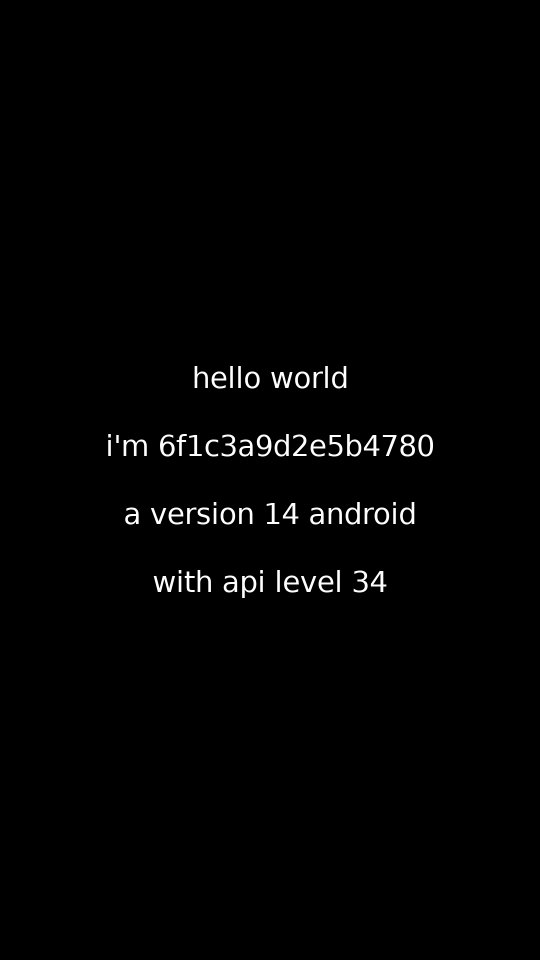
#> input picture miniandroid/run/s18_hello_run3/screenshot.png, 1080 x 1920 px, given in place of frame_1080x1920.png, which was not available (shown at 1/2 size)
$ python build_apps_ledger.py
#> lines starting #> are read from the running program, lines starting #| are printed output that depends on the picture
#!/usr/bin/env python3
"""Build APPS_EXECUTION_LEDGER assets: compress evidence screenshots to medium
quality (540px wide, palette-optimized PNG), compute SHA256 of originals and
compressed copies, print a compression report. Originals are NEVER modified
(goldens are hash-pinned by the battery)."""
import hashlib
import json
import os
from PIL import Image

ROOT = "/home/z/my-project"
OUT = os.path.join(ROOT, "miniandroid/docs/evidence/apps_ledger")
os.makedirs(OUT, exist_ok=True)

# (source_path, ledger_name)
IMAGES = [
    ("docs/evidence/hello_color_golden/frame_1080x1920.png",          "hellocolor.png"),
    ("miniandroid/run/s18_hello_run3/screenshot.png",                  "helloworld.png"),
    ("docs/evidence/tictactoe_golden/board_x_wins.png",                "tictactoe_xwins.png"),
    ("miniandroid/run/s27_suite/gmdice.png",                           "gmdice.png"),
    ("miniandroid/run/s26_gmdice_tap/frames/frame_003.png",            "gmdice_after_tap.png"),
    ("miniandroid/run/s27_suite/microtimer.png",                       "microtimer.png"),
    ("miniandroid/run/s27_suite/stopwatch.png",                        "stopwatch.png"),
    ("miniandroid/run/u011_matrix_recheck/simplestopwatch/screenshot.png", "simplestopwatch.png"),
    ("docs/evidence/campaign3_chessclock_real_screenshot/screenshot.png", "chessclock.png"),
    ("miniandroid/run/u011_matrix_recheck/unote/screenshot.png",       "unote.png"),
    ("miniandroid/run/master_reconciliation_apks/headingcalculator/screenshot.png", "headingcalculator.png"),
    ("miniandroid/run/master_reconciliation_apks/simplekeyboard/screenshot.png", "simplekeyboard.png"),
    ("miniandroid/run/s27_suite/dooz.png",                             "dooz_placeholder.png"),
    ("miniandroid/run/s26_sttt/screenshot.png",                        "sttt_partial.png"),
    ("miniandroid/run/s34_evidence/s34_nsp_screenshot.png",            "dooz_s34_placeholder.png"),
]

def sha256(path):
    h = hashlib.sha256()
    with open(path, "rb") as f:
        for chunk in iter(lambda: f.read(1 << 20), b""):
            h.update(chunk)
    return h.hexdigest()

report = []
tot_before = tot_after = 0
for src_rel, name in IMAGES:
    src = os.path.join(ROOT, src_rel)
    dst = os.path.join(OUT, name)
    im = Image.open(src).convert("RGB")
#> im is the input picture: PIL image 1080x1920 RGB; min 0, max 255, mean 2.9
    w, h = im.size
#> w = 1080; h = 1920
    tw = 540
    th = round(h * tw / w)
#> th = 960
    im2 = im.resize((tw, th), Image.LANCZOS)
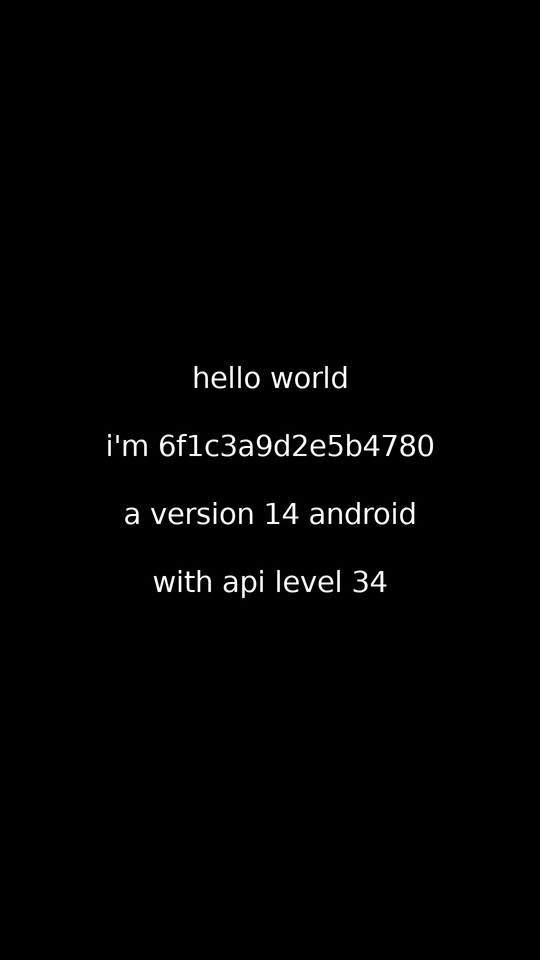
#> im2: PIL image 540x960 RGB; min 0, max 255, mean 2.9
    im2.save(dst, "PNG", optimize=True)
    sb, sa = os.path.getsize(src), os.path.getsize(dst)
    if sa >= sb:  # quantization grew it — keep the original bytes instead
        with open(src, "rb") as a, open(dst, "wb") as b:
            b.write(a.read())
        sa = sb
    tot_before += sb
    tot_after += sa
    report.append({
        "ledger": name,
        "source": src_rel,
        "orig_px": f"{w}x{h}",
        "new_px": f"{tw}x{th}",
        "orig_bytes": sb,
        "new_bytes": sa,
        "ratio": round(sa / sb, 3) if sb else 0,
        "src_sha256": sha256(src),
        "ledger_sha256": sha256(dst),
    })
#> pass 3 of the loop `for src_rel, name in IMAGES:`:
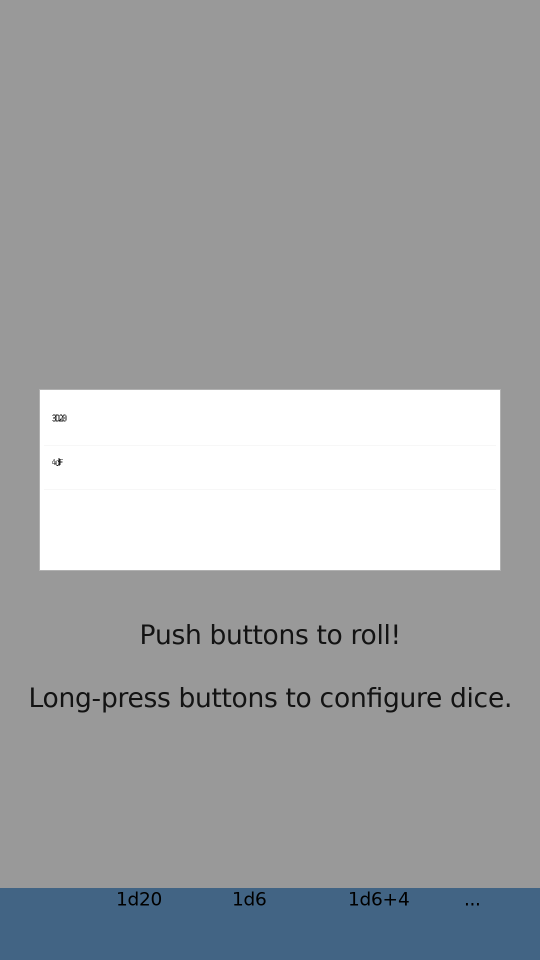
#> input picture miniandroid/run/s27_suite/gmdice.png, 1080 x 1920 px, given in place of board_x_wins.png, which was not available (shown at 1/2 size)
#> im is the input picture: PIL image 1080x1920 RGB; mean R, G, B 161.7, 164.2, 166.6
#> `im2 = im.resize((tw, th), Image.LANCZOS)`:
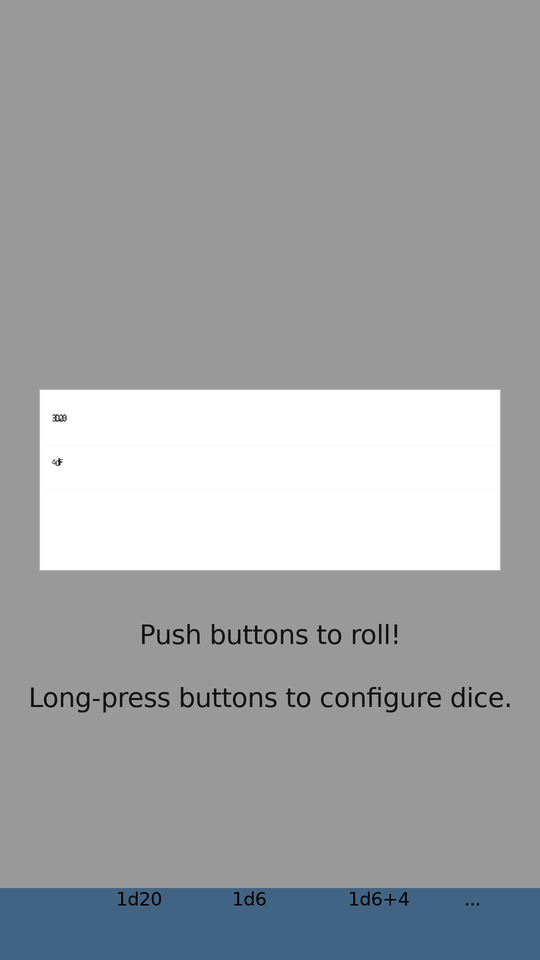
#> im2: PIL image 540x960 RGB; mean R, G, B 161.7, 164.2, 166.6
#> (the run stopped early here; a loop or call above may not have finished)
